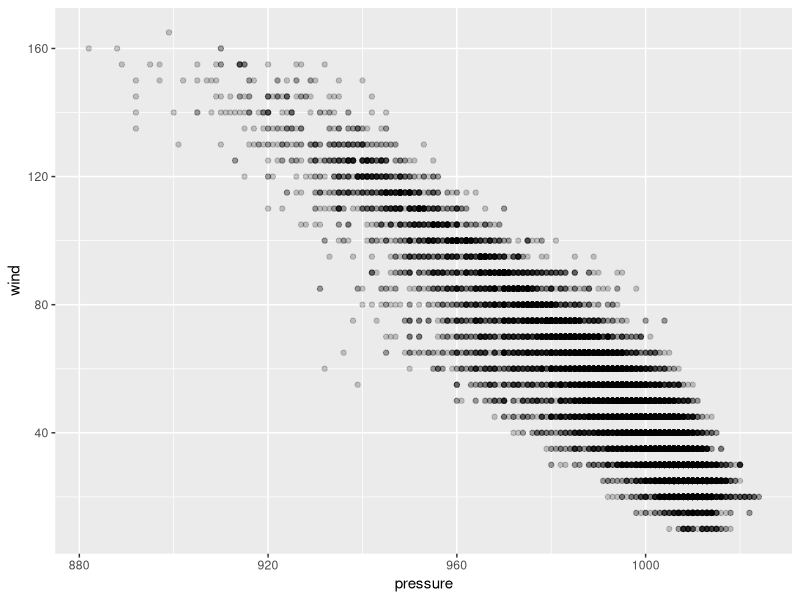

Write the R code that produced this figure.
## ---- chunk 1
#4
library(tidyverse)
library(ggplot2)

#9
ggplot(data = storms) +
  geom_point(mapping = aes(x = pressure, y = wind),alpha = 0.2)

## ---- chunk 2


## ---- chunk 3


